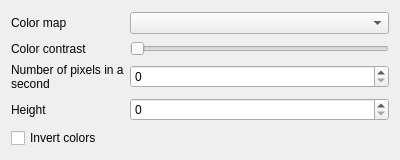
<?xml version="1.0" encoding="UTF-8"?>
<ui version="4.0">
 <class>ImageOptions</class>
 <widget class="QWidget" name="ImageOptions">
  <property name="geometry">
   <rect>
    <x>0</x>
    <y>0</y>
    <width>400</width>
    <height>160</height>
   </rect>
  </property>
  <property name="windowTitle">
   <string>Form</string>
  </property>
  <layout class="QGridLayout" name="gridLayout">
   <item row="0" column="0">
    <widget class="QLabel" name="label_33">
     <property name="sizePolicy">
      <sizepolicy hsizetype="Maximum" vsizetype="Preferred">
       <horstretch>0</horstretch>
       <verstretch>0</verstretch>
      </sizepolicy>
     </property>
     <property name="text">
      <string>Color map</string>
     </property>
    </widget>
   </item>
   <item row="0" column="1">
    <widget class="QComboBox" name="combo_color_map">
     <property name="sizePolicy">
      <sizepolicy hsizetype="Preferred" vsizetype="Fixed">
       <horstretch>0</horstretch>
       <verstretch>0</verstretch>
      </sizepolicy>
     </property>
    </widget>
   </item>
   <item row="1" column="0">
    <widget class="QLabel" name="label_36">
     <property name="sizePolicy">
      <sizepolicy hsizetype="Maximum" vsizetype="Preferred">
       <horstretch>0</horstretch>
       <verstretch>0</verstretch>
      </sizepolicy>
     </property>
     <property name="text">
      <string>Color contrast</string>
     </property>
    </widget>
   </item>
   <item row="1" column="1">
    <widget class="QSlider" name="slider_contrast">
     <property name="sizePolicy">
      <sizepolicy hsizetype="Preferred" vsizetype="Fixed">
       <horstretch>0</horstretch>
       <verstretch>0</verstretch>
      </sizepolicy>
     </property>
     <property name="minimum">
      <number>0</number>
     </property>
     <property name="maximum">
      <number>5</number>
     </property>
     <property name="singleStep">
      <number>5</number>
     </property>
     <property name="tracking">
      <bool>false</bool>
     </property>
     <property name="orientation">
      <enum>Qt::Horizontal</enum>
     </property>
    </widget>
   </item>
   <item row="2" column="0">
    <widget class="QLabel" name="label_35">
     <property name="sizePolicy">
      <sizepolicy hsizetype="Maximum" vsizetype="Preferred">
       <horstretch>0</horstretch>
       <verstretch>0</verstretch>
      </sizepolicy>
     </property>
     <property name="text">
      <string>Number of pixels in a second</string>
     </property>
     <property name="wordWrap">
      <bool>true</bool>
     </property>
    </widget>
   </item>
   <item row="2" column="1">
    <widget class="QSpinBox" name="spin_pix_in_sec">
     <property name="sizePolicy">
      <sizepolicy hsizetype="Preferred" vsizetype="Fixed">
       <horstretch>0</horstretch>
       <verstretch>0</verstretch>
      </sizepolicy>
     </property>
     <property name="keyboardTracking">
      <bool>false</bool>
     </property>
     <property name="minimum">
      <number>0</number>
     </property>
     <property name="maximum">
      <number>999</number>
     </property>
    </widget>
   </item>
   <item row="3" column="0">
    <widget class="QLabel" name="label_34">
     <property name="text">
      <string>Height</string>
     </property>
    </widget>
   </item>
   <item row="3" column="1">
    <widget class="QSpinBox" name="spin_height">
     <property name="sizePolicy">
      <sizepolicy hsizetype="Preferred" vsizetype="Fixed">
       <horstretch>0</horstretch>
       <verstretch>0</verstretch>
      </sizepolicy>
     </property>
     <property name="keyboardTracking">
      <bool>false</bool>
     </property>
     <property name="maximum">
      <number>999</number>
     </property>
    </widget>
   </item>
   <item row="4" column="0">
    <widget class="QCheckBox" name="cb_invert_colors">
     <property name="text">
      <string>Invert colors</string>
     </property>
    </widget>
   </item>
  </layout>
 </widget>
 <resources/>
 <connections/>
</ui>
